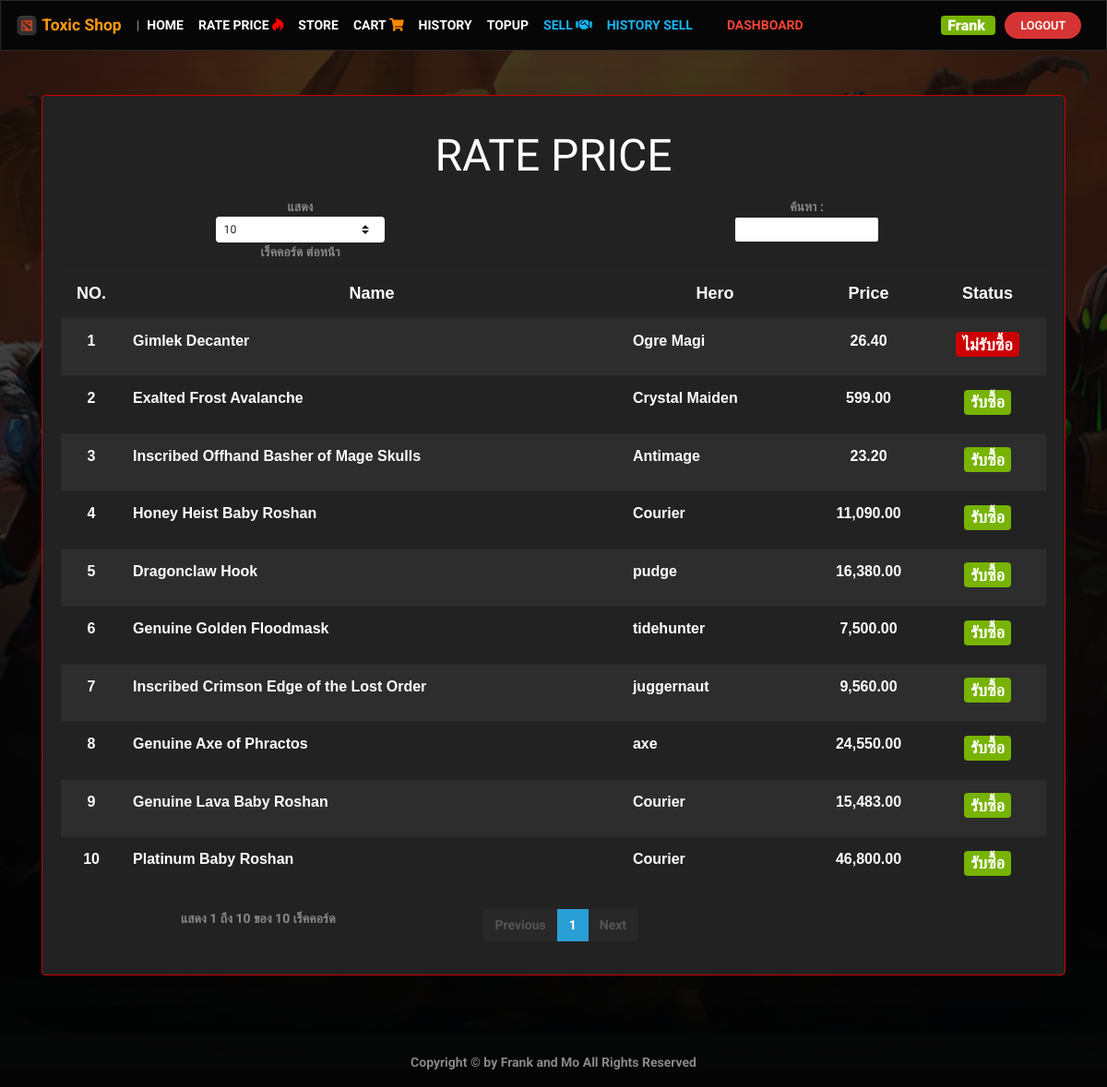
The app's page /rateprice.php (signed in) with its own data.
### tables this page shows
CREATE TABLE `rateprice` (
  `rp_id` int(11) NOT NULL,
  `rp_name` varchar(255) NOT NULL,
  `rp_price` float NOT NULL,
  `rp_hero` varchar(255) NOT NULL,
  `rp_status` varchar(1) NOT NULL
);

### rateprice.php (the view, shortened to what this page needs)
<!doctype html>
<html>
<head>
<link rel="stylesheet" type="text/css" href="css/bootstrap.min.css">
<link rel="stylesheet" href="https://use.fontawesome.com/releases/v5.7.2/css/all.css">
</head>
<body>
<?php require_once 'navbar.php'; ?>
<div class="container">
        <center>
        <div class="card bg-light border-danger shadow-lg mt-5" style="width:100%">
            <div class="card-body">
            <h3 class="my-3"><font size="8" color="#ffffff" style="font-family: 'Mitr', sans-serif; ">RATE PRICE</font></h3>
            <div class="table-responsive-md">
                <table id="example"  class="display table table-striped" style="width:100%">
                    <thead>
                        <tr>
                            <th class="text-center"><font size="4" color="#ffffff"  style="font-family:  sans-serif; ">NO.</font></th>
                            <th class="text-center"><font size="4" color="#ffffff"  style="font-family:  sans-serif; ">Name</font></th>
                            <th class="text-center"><font size="4" color="#ffffff"  style="font-family:  sans-serif; ">Hero</font></th>
                            <th class="text-center"><font size="4" color="#ffffff"  style="font-family:  sans-serif; ">Price</font></th>
                            <th class="text-center"><font size="4" color="#ffffff"  style="font-family:  sans-serif; ">Status</font></th>
                        </tr>
                    </thead>
                    <tbody>
                    <?php
                      include_once("config/connectdb.php");
                      $num=1;
                      $sql_rp= "SELECT * FROM rateprice";
                      $result_rp = mysqli_query($conn, $sql_rp);
                      while ($data_rp = mysqli_fetch_array($result_rp)) {
                    ?>
                            <tr>
                                <td class="text-center"><font size="3" color="#FDFEFE"  style="font-family:  sans-serif; "><?php echo $num;?></font></td>
                                <td ><font size="3" color="#FDFEFE"  style="font-family:  sans-serif; "><?php echo $data_rp['rp_name'];?></font></td>
                                <td ><font size="3" color="#FDFEFE"  style="font-family:  sans-serif; "><?php echo $data_rp['rp_hero']; ?></font></td>
                                <td class="text-center"><font size="3" color="#FDFEFE"  style="font-family:  sans-serif; "><?php echo number_format($data_rp['rp_price'],2); ?></font></td>
                                <td class="text-center">
                                <?php
                                if($data_rp["rp_status"] == 1){
                                    echo "<h5><b><span class='badge badge-success'><font color='#fff'>รับซื้อ</font></span></b></h5>";
                            }
                                if($data_rp["rp_status"] == 2){
                                    echo "<h5><b><span class='badge badge-danger'><font color='#fff'>ไม่รับซื้อ</font></span></b></h5>";
                            }
                            ?>
                                 </td>
                            </tr>
                            <?php
                        $num++;  } mysqli_close($conn);
                            ?>
                     </tbody>
                   </table>
                                        </div>
                                    </div>
                                </div>
                                </center>
                            </div>
<?php require_once 'footer.php'; ?>
</body>
</html>

### navbar.php (style rules this page uses)
html { background: url(img/bg.jpg) no-repeat center center fixed; -webkit-background-size: cover; -moz-background-size: cover; -o-background-size: cover; background-size: cover; }

### records on screen
rateprice: rp_name "Gimlek Decanter", rp_hero "Ogre Magi", rp_price "26.40", rp_status "ไม่รับซื้อ"
rateprice: rp_name "Exalted Frost Avalanche", rp_hero "Crystal Maiden", rp_price "599.00", rp_status "รับซื้อ"
rateprice: rp_name "Inscribed Offhand Basher of Mage Skulls", rp_hero "Antimage", rp_price "23.20", rp_status "รับซื้อ"
rateprice: rp_name "Honey Heist Baby Roshan", rp_hero "Courier", rp_price "11,090.00", rp_status "รับซื้อ"
rateprice: rp_name "Dragonclaw Hook", rp_hero "pudge", rp_price "16,380.00", rp_status "รับซื้อ"
rateprice: rp_name "Genuine Golden Floodmask", rp_hero "tidehunter", rp_price "7,500.00", rp_status "รับซื้อ"
rateprice: rp_name "Inscribed Crimson Edge of the Lost Order", rp_hero "juggernaut", rp_price "9,560.00", rp_status "รับซื้อ"
rateprice: rp_name "Genuine Axe of Phractos", rp_hero "axe", rp_price "24,550.00", rp_status "รับซื้อ"
rateprice: rp_name "Genuine Lava Baby Roshan", rp_hero "Courier", rp_price "15,483.00", rp_status "รับซื้อ"
rateprice: rp_name "Platinum Baby Roshan", rp_hero "Courier", rp_price "46,800.00", rp_status "รับซื้อ"

### other values on screen
$_SESSION['name'] "Frank"
